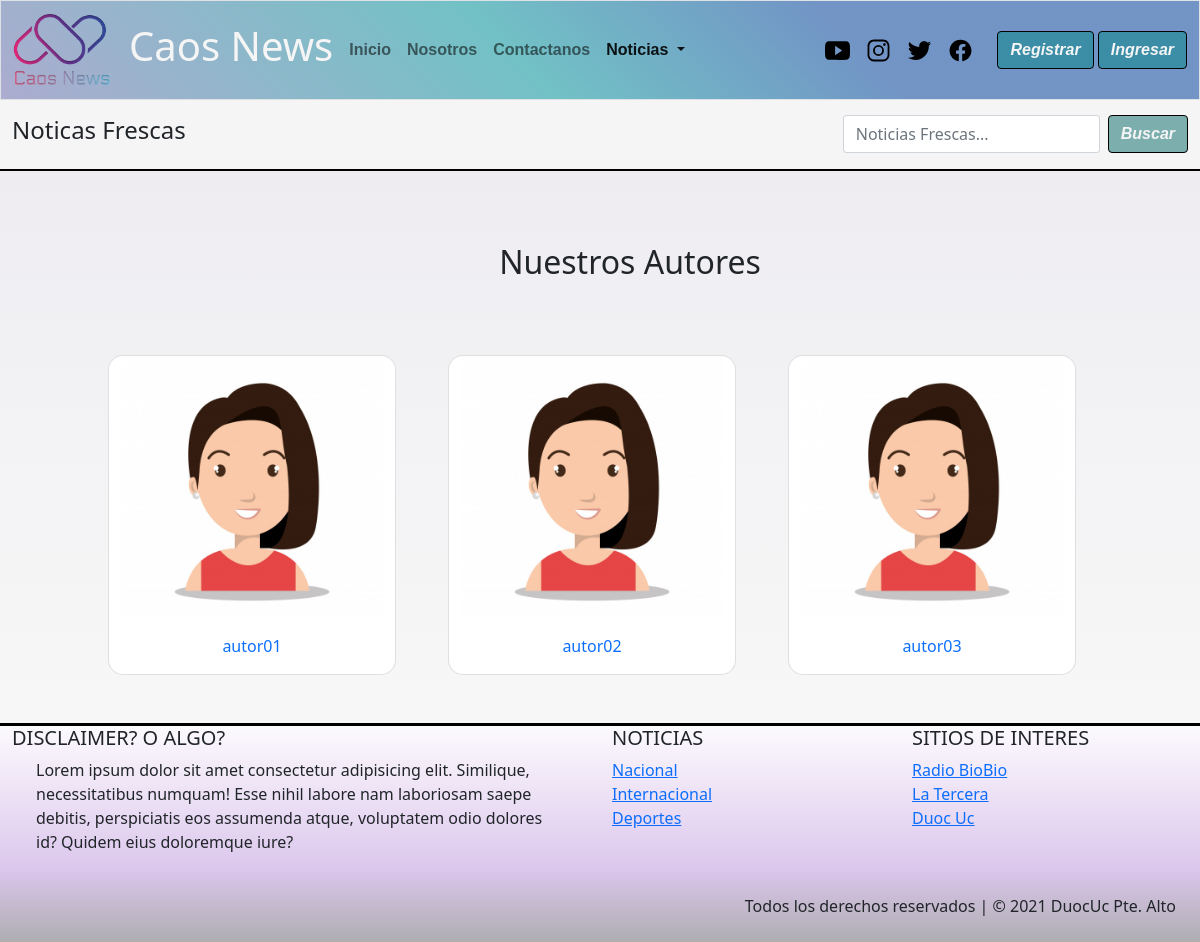
The page /autores/ on the database its author committed.
### caos_news/models.py (models this page shows, shortened)
class Categoria(models.Model):
    cod_catg = models.IntegerField(primary_key=True)
    nombre_catg = models.CharField(max_length=50)

### caos_news/views.py (the view)
# urls.py: path('autores/',busq_autor,name='autores'),
def busq_autor(request):
    users_n = User.objects.filter(groups=1)
    categoria = Categoria.objects.all()
    context = {"categorias":categoria,"users":users_n}
    return  render(request,"autores.html",context)

### caos_news/templates/autores.html (shortened to what this page needs)
{% extends 'base.html' %}
{% load static %}
{% block link_activos %}
    <ul class="navbar-nav me-auto mb-2 mb-lg-0">
        <li class="nav-item">
            <a class="nav-link" aria-current="page" href="{% url 'index'%}">Inicio</a>
        </li>
        {% if user.is_authenticated %}
            <li class="nav-item">
                <a class="nav-link" href="{% url 'enviar_n' %}">Subir noticia</a>
            </li>
            <li class="nav-item">
                <a class="nav-link" href="{% url 'mis_notis' %}">Mis Noticias</a>
            </li>
        {% else %}
            <li class="nav-item">
                <a class="nav-link" href="{% url 'nos' %}">Nosotros</a>
            </li>
            <li class="nav-item">
                <a class="nav-link" href="{% url 'contac' %}">Contactanos</a>
            </li>
        {% endif %}
            <li class="nav-item dropdown">
                <a class="nav-link dropdown-toggle active" href="#" id="navbarDropdown" role="button" data-bs-toggle="dropdown" aria-expanded="false">
                    Noticias
                </a>
            </li>
{% endblock link_activos %}
{% block contenido%}
<main>
        <nav class="navbar sticky-top" id="barra-busqueda">
            <div class="container-fluid ">
                <span class="navbar-text">
                {% if user.is_authenticated %}
                    <h4> Bienvenido(a) {{user.first_name}} {{user.last_name}} </h4>
                {% else %}
                    <h4>Noticas Frescas</h4>
                {% endif %}
                </span>
                <form class="d-flex" method="POST" action="{% url 'filter_d'%}">
                    <input class="form-control me-2" type="search" placeholder="Noticias Frescas..." name="txtbusqueda" aria-label="Search">
                    <button id="boton" class="btn btn-outline" type="submit">Buscar</button>
                </form>
            </div>
        </nav>
    <section class="container-fluid">
        <div class="row ms-5 p-5">
            <div class="d-block text-center mt-4">
                <h2 style="margin-bottom: 50px;">Nuestros Autores</h2>
            </div>
            <div class="row justify-content-center">
            {% for item in users %}
                <div id="tarjeta" class="card me-auto mt-4" style="width: 18rem; border-radius: 15px;">
                    <a href="{% url 'f_autor' item.username %}" style="text-decoration: none;"><img src="{% static 'img/team/fem-01.jpg' %}" class="card-img-top" alt="...">
                    <div class="card-body">
                        <p id="texto-tarj" class="card-text" style="text-align: center" >{{item.username}}</p>
                    </div></a>
                </div>
            {% endfor %}
            </div>
        </div>
    </section>
{% endblock contenido%}
{% block categorias %}
    {% for x in categorias %}
        <li><a href="{% url 'categ' x.nombre_catg %}">{{x.nombre_catg}}</a></li>
    {% endfor %}
{% endblock categorias %}

### rows shown on the page
Categoria: nombre_catg "Nacional"
Categoria: nombre_catg "Internacional"
Categoria: nombre_catg "Deportes"

### other values the page prints
{{ item.username }} "autor01"
{{ item.username }} "autor02"
{{ item.username }} "autor03"
